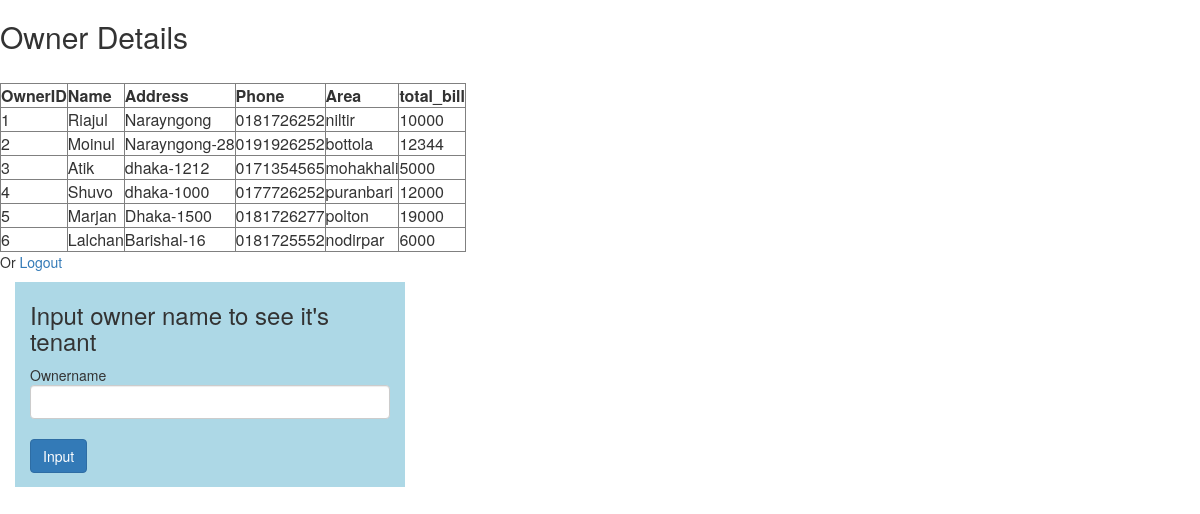
Page /admin_panel.php on the committed database.
### tables this page shows
CREATE TABLE `owner_details` (
  `id` int(255) NOT NULL,
  `name` varchar(255) NOT NULL,
  `address` varchar(255) NOT NULL,
  `phone` varchar(255) NOT NULL,
  `area` varchar(255) NOT NULL,
  `total_bill` int(255) NOT NULL
);

### admin_panel.php (the view, shortened to what this page needs)
<?php
$servername = "localhost";
$username = "root";
$password = "";
$dbname = "rentinfo";
$con = mysqli_connect($servername, $username, $password, $dbname);
$result1 = mysqli_query($con,"SELECT * FROM owner_details");
echo "<h2>Owner Details</h2>";
echo "<table border='1'>
<tr>
<th>OwnerID</th>
<th>Name</th>
<th>Address</th>
<th>Phone</th>
<th>Area</th>
<th>total_bill</th>
</tr>";
while($row1 = mysqli_fetch_array($result1))
{
echo "<tr>";
echo "<td>" . $row1['id'] . "</td>";
echo "<td>" . $row1['name'] . "</td>";
echo "<td>" . $row1['address'] . "</td>";
echo "<td>" . $row1['phone'] . "</td>";
echo "<td>" . $row1['area'] . "</td>";
echo "<td>" . $row1['total_bill'] . "</td>";
echo "</tr>";
}
echo "</table>";
echo "
<p> Or
<a href='logout.php'> Logout</a>
</p>";
?>
<!DOCTYPE htlm>
<html>
<head>
		 <link rel="stylesheet" href="https://maxcdn.bootstrapcdn.com/bootstrap/3.3.7/css/bootstrap.css">
</head>
<body>
		<div class ="container">
				<div class="row">
						<div style="background-color:lightblue" class="col-lg-4">
				<h3>  Input owner name to see it's tenant </h3>
			<form action="tenant.php" method ="post" >
							<lable> Ownername </lable>
							<input type="text" name="owner" class="form-control">
							<br>
							<button type= "submit" class = "btn btn-primary"> Input </button>
			</form>
				</div>
		</div>
</body>
</html>

### rows in the picture
owner_details: id "1", name "Riajul", address "Narayngong", phone "0181726252", area "niltir", total_bill "10000"
owner_details: id "2", name "Moinul", address "Narayngong-28", phone "0191926252", area "bottola", total_bill "12344"
owner_details: id "3", name "Atik", address "dhaka-1212", phone "0171354565", area "mohakhali", total_bill "5000"
owner_details: id "4", name "Shuvo", address "dhaka-1000", phone "0177726252", area "puranbari", total_bill "12000"
owner_details: id "5", name "Marjan", address "Dhaka-1500", phone "0181726277", area "polton", total_bill "19000"
owner_details: id "6", name "Lalchan", address "Barishal-16", phone "0181725552", area "nodirpar", total_bill "6000"
